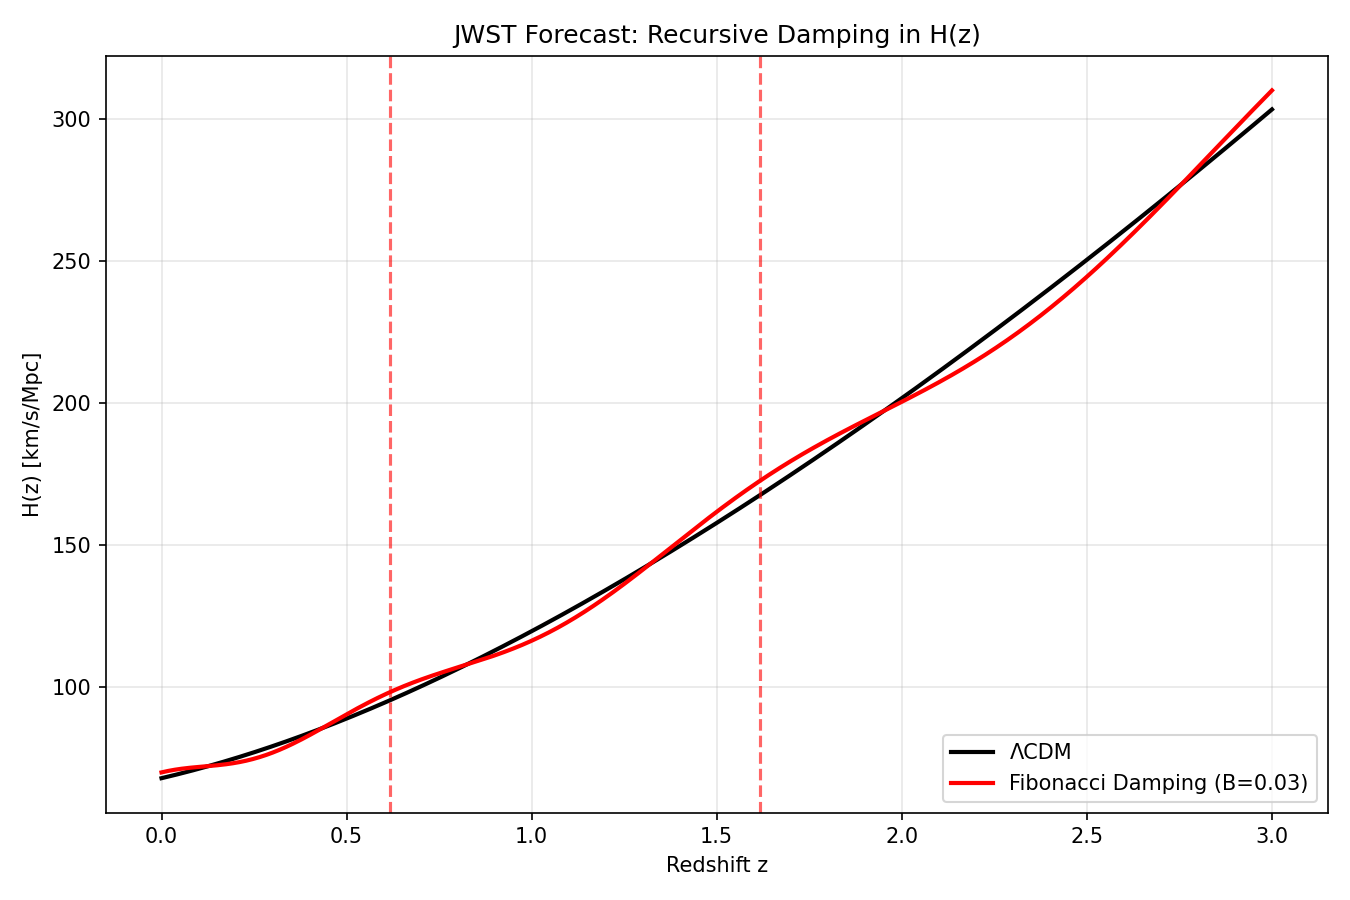

Generate this figure with Python:
# hz_forecast.py
import numpy as np
import matplotlib.pyplot as plt
from astropy.cosmology import FlatLambdaCDM

phi = (1 + np.sqrt(5)) / 2
z = np.linspace(0, 3, 500)

# ΛCDM baseline
cosmo = FlatLambdaCDM(H0=68, Om0=0.3)
h_lcdm = cosmo.H(z).value

# Fibonacci damping: H(z) = H_LCDM * (1 + B * cos(log(1+z) / ln_phi))
B = 0.03
h_fib = h_lcdm * (1 + B * np.cos(2 * np.pi * np.log(1 + z + 1e-3) / np.log(phi)))

plt.figure(figsize=(9,6))
plt.plot(z, h_lcdm, 'k-', lw=2, label='ΛCDM')
plt.plot(z, h_fib, 'r-', lw=2, label='Fibonacci Damping (B=0.03)')
for n in range(-1, 3):
    z_phi = np.exp(n * np.log(phi)) - 1
    if 0 < z_phi < 3:
        plt.axvline(z_phi, color='r', ls='--', alpha=0.6)
plt.xlabel('Redshift z')
plt.ylabel('H(z) [km/s/Mpc]')
plt.legend()
plt.grid(alpha=0.3)
plt.title('JWST Forecast: Recursive Damping in H(z)')
plt.tight_layout()
plt.savefig('hz_forecast.png', dpi=150)
plt.show()
